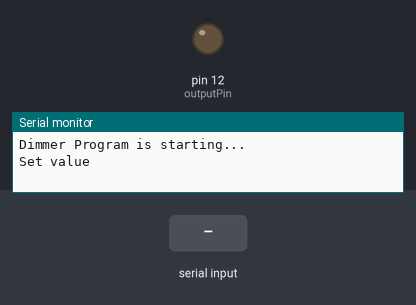
This sketch was run on a simulated Arduino Uno, built with avr-gcc and run on an emulated ATmega328P. On the bench: output pins drawn as LEDs (lit = HIGH), the last lines printed to the serial monitor. Inputs (shaded band) come from the test bench.

Above: at 1.2 s.
1.3 s: "90,45\n" received over Serial
At 2.2 s:
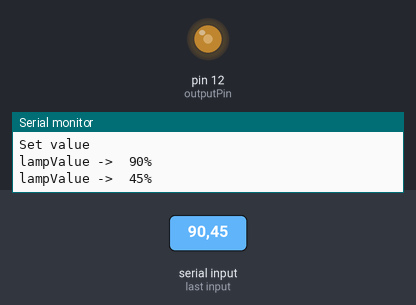
2.8 s: "5\n" received over Serial
At 3.3 s:
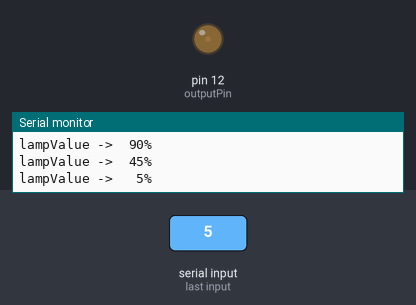
4.3 s: "30,150\n" received over Serial
At 5.7 s:
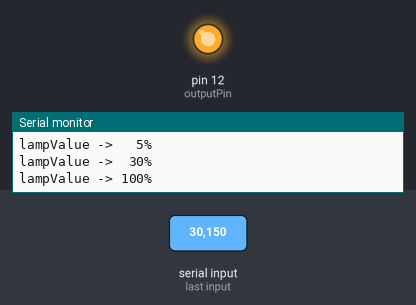
Timing chart, 0 to 7.3 s (numbered marks = the images above; inputs shaded):
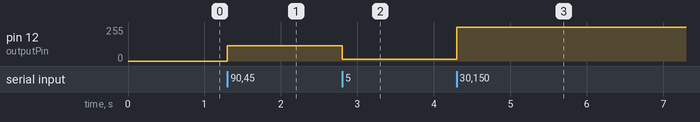

The sketch:

full_dimmer.ino
```cpp
/**************
 *  RobotDyn
 *  Dimmer Library
 *  **************
 *
 * The following sketch is meant to define the dimming value through the serial port of the controller,
 * using USE_SERIAL.begin
 *    void printSpace() function is used for adding of space after functional data
 *    void loop()  serial port evaluator, used to register and define values in dimmer.setPower(outVal);
 *
 *
 *  ---------------------- OUTPUT & INPUT Pin table ---------------------
 *  +---------------+-------------------------+-------------------------+
 *  |   Board       | INPUT Pin               | OUTPUT Pin              |
 *  |               | Zero-Cross              |                         |
 *  +---------------+-------------------------+-------------------------+
 *  | Lenardo       | D7 (NOT CHANGABLE)      | D0-D6, D8-D13           |
 *  +---------------+-------------------------+-------------------------+
 *  | Mega          | D2 (NOT CHANGABLE)      | D0-D1, D3-D70           |
 *  +---------------+-------------------------+-------------------------+
 *  | Uno           | D2 (NOT CHANGABLE)      | D0-D1, D3-D20           |
 *  +---------------+-------------------------+-------------------------+
 *  | ESP8266       | D1(IO5),    D2(IO4),    | D0(IO16),   D1(IO5),    |
 *  |               | D5(IO14),   D6(IO12),   | D2(IO4),    D5(IO14),   |
 *  |               | D7(IO13),   D8(IO15),   | D6(IO12),   D7(IO13),   |
 *  |               |                         | D8(IO15)                |
 *  +---------------+-------------------------+-------------------------+
 *  | ESP32         | 4(GPI36),   6(GPI34),   | 8(GPO32),   9(GP033),   |
 *  |               | 5(GPI39),   7(GPI35),   | 10(GPIO25), 11(GPIO26), |
 *  |               | 8(GPO32),   9(GP033),   | 12(GPIO27), 13(GPIO14), |
 *  |               | 10(GPI025), 11(GPIO26), | 14(GPIO12), 16(GPIO13), |
 *  |               | 12(GPIO27), 13(GPIO14), | 23(GPIO15), 24(GPIO2),  |
 *  |               | 14(GPIO12), 16(GPIO13), | 25(GPIO0),  26(GPIO4),  |
 *  |               | 21(GPIO7),  23(GPIO15), | 27(GPIO16), 28(GPIO17), |
 *  |               | 24(GPIO2),  25(GPIO0),  | 29(GPIO5),  30(GPIO18), |
 *  |               | 26(GPIO4),  27(GPIO16), | 31(GPIO19), 33(GPIO21), |
 *  |               | 28(GPIO17), 29(GPIO5),  | 34(GPIO3),  35(GPIO1),  |
 *  |               | 30(GPIO18), 31(GPIO19), | 36(GPIO22), 37(GPIO23), |
 *  |               | 33(GPIO21), 35(GPIO1),  |                         |
 *  |               | 36(GPIO22), 37(GPIO23), |                         |
 *  +---------------+-------------------------+-------------------------+
 *  | Arduino M0    | D7 (NOT CHANGABLE)      | D0-D6, D8-D13           |
 *  | Arduino Zero  |                         |                         |
 *  +---------------+-------------------------+-------------------------+
 *  | Arduino Due   | D0-D53                  | D0-D53                  |
 *  +---------------+-------------------------+-------------------------+
 *  | STM32         | PA0-PA15,PB0-PB15       | PA0-PA15,PB0-PB15       |
 *  | Black Pill    | PC13-PC15               | PC13-PC15               |
 *  | BluePill      |                         |                         |
 *  | Etc...        |                         |                         |
 *  +---------------+-------------------------+-------------------------+
 */

#include <RBDdimmer.h>//

//#define USE_SERIAL  SerialUSB //Serial for boards whith USB serial port
#define USE_SERIAL  Serial
#define outputPin  12
#define zerocross  5 // for boards with CHANGEBLE input pins

//dimmerLamp dimmer(outputPin, zerocross); //initialase port for dimmer for ESP8266, ESP32, Arduino due boards
dimmerLamp dimmer(outputPin); //initialase port for dimmer for MEGA, Leonardo, UNO, Arduino M0, Arduino Zero

int outVal = 0;

void setup() {
  USE_SERIAL.begin(115200);
  Serial.setTimeout(10);
  dimmer.begin(NORMAL_MODE, ON); //dimmer initialisation: name.begin(MODE, STATE)
  USE_SERIAL.println("Dimmer Program is starting...");
  USE_SERIAL.println("Set value");
}

void printSpace(int val)
{
  if ((val / 100) == 0) USE_SERIAL.print(" ");
  if ((val / 10) == 0) USE_SERIAL.print(" ");
}

void loop() {
  int preVal = outVal;

  if (USE_SERIAL.available())
  {
    int buf = USE_SERIAL.parseInt();
    if (buf != 0) outVal = buf;
    while (Serial.available())
      Serial.read();

  }
  dimmer.setPower(outVal); // setPower(0-100%);

  if (preVal != outVal)
  {
    USE_SERIAL.print("lampValue -> ");
    printSpace(dimmer.getPower());
    USE_SERIAL.print(dimmer.getPower());
    USE_SERIAL.println("%");

  }


}
```

Measured:
- after the input at 1.3 s, pin 12 (outputPin): 0/255 → 114/255 at once
- after the input at 2.8 s, pin 12 (outputPin): 114/255 → 12/255 at once
- after the input at 4.3 s, pin 12 (outputPin): 12/255 → 255/255 at once
